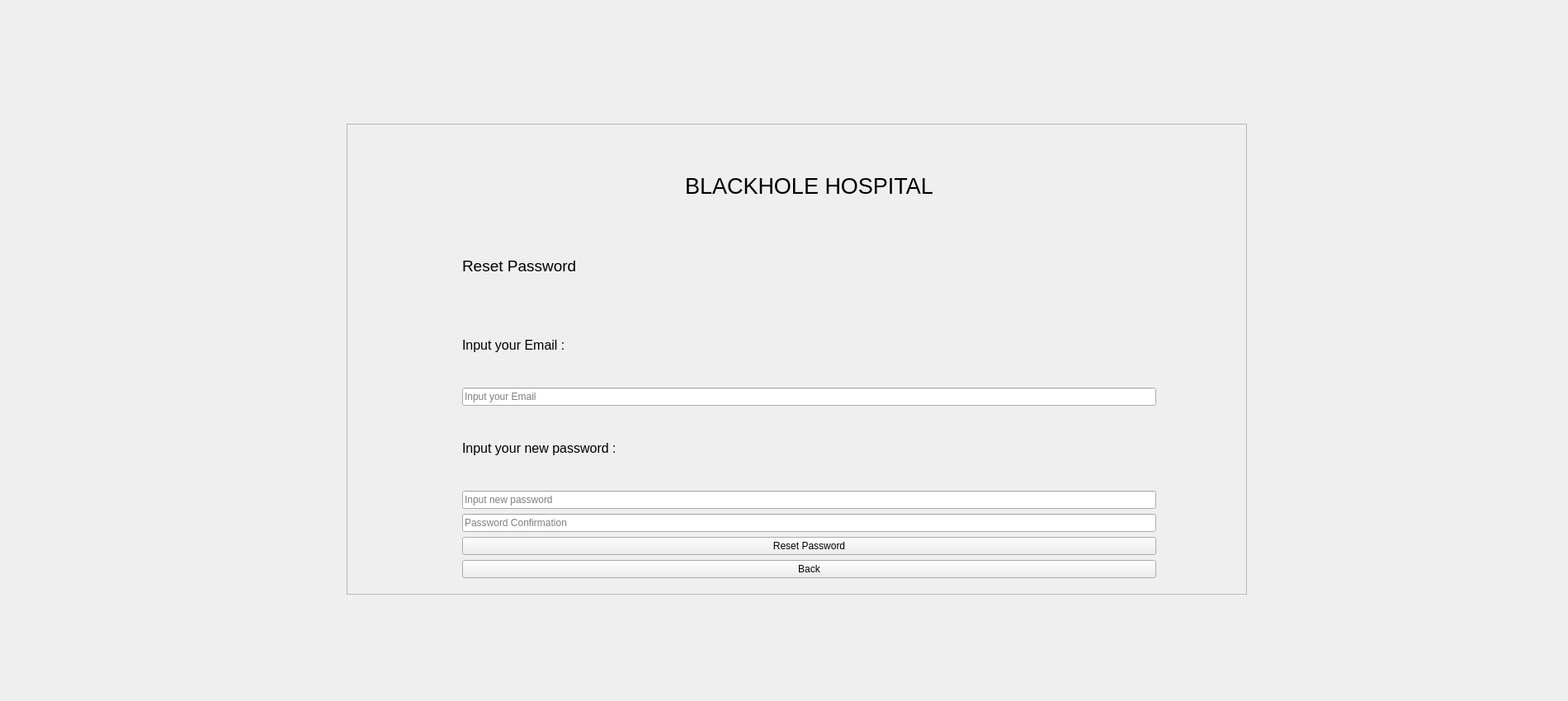
<?xml version="1.0" encoding="UTF-8"?>
<ui version="4.0">
 <class>ForgotPasswordWidget</class>
 <widget class="QWidget" name="ForgotPasswordWidget">
  <property name="geometry">
   <rect>
    <x>0</x>
    <y>0</y>
    <width>1900</width>
    <height>850</height>
   </rect>
  </property>
  <property name="windowTitle">
   <string>Form</string>
  </property>
  <widget class="QFrame" name="frame">
   <property name="geometry">
    <rect>
     <x>420</x>
     <y>150</y>
     <width>1091</width>
     <height>571</height>
    </rect>
   </property>
   <property name="frameShape">
    <enum>QFrame::StyledPanel</enum>
   </property>
   <property name="frameShadow">
    <enum>QFrame::Raised</enum>
   </property>
  </widget>
  <widget class="QWidget" name="layoutWidget">
   <property name="geometry">
    <rect>
     <x>560</x>
     <y>180</y>
     <width>841</width>
     <height>521</height>
    </rect>
   </property>
   <layout class="QGridLayout" name="gridLayout">
    <item row="0" column="0">
     <widget class="QLabel" name="labelTitle">
      <property name="text">
       <string>&lt;html&gt;&lt;head/&gt;&lt;body&gt;&lt;p&gt;&lt;span style=&quot; font-size:20pt;&quot;&gt;BLACKHOLE HOSPITAL&lt;/span&gt;&lt;/p&gt;&lt;/body&gt;&lt;/html&gt;</string>
      </property>
      <property name="textFormat">
       <enum>Qt::AutoText</enum>
      </property>
      <property name="alignment">
       <set>Qt::AlignCenter</set>
      </property>
     </widget>
    </item>
    <item row="1" column="0">
     <widget class="QLabel" name="label">
      <property name="text">
       <string>&lt;html&gt;&lt;head/&gt;&lt;body&gt;&lt;p&gt;&lt;span style=&quot; font-size:14pt;&quot;&gt;Reset Password&lt;/span&gt;&lt;/p&gt;&lt;/body&gt;&lt;/html&gt;</string>
      </property>
     </widget>
    </item>
    <item row="5" column="0">
     <widget class="QLineEdit" name="leNewPassword">
      <property name="echoMode">
       <enum>QLineEdit::NoEcho</enum>
      </property>
      <property name="placeholderText">
       <string>Input new password</string>
      </property>
     </widget>
    </item>
    <item row="3" column="0">
     <widget class="QLineEdit" name="leEmail">
      <property name="placeholderText">
       <string>Input your Email</string>
      </property>
     </widget>
    </item>
    <item row="2" column="0">
     <widget class="QLabel" name="label_2">
      <property name="text">
       <string>&lt;html&gt;&lt;head/&gt;&lt;body&gt;&lt;p&gt;&lt;span style=&quot; font-size:12pt;&quot;&gt;Input your Email :&lt;/span&gt;&lt;/p&gt;&lt;/body&gt;&lt;/html&gt;</string>
      </property>
     </widget>
    </item>
    <item row="4" column="0">
     <widget class="QLabel" name="label_3">
      <property name="text">
       <string>&lt;html&gt;&lt;head/&gt;&lt;body&gt;&lt;p&gt;&lt;span style=&quot; font-size:12pt;&quot;&gt;Input your new password :&lt;/span&gt;&lt;/p&gt;&lt;/body&gt;&lt;/html&gt;</string>
      </property>
     </widget>
    </item>
    <item row="7" column="0">
     <widget class="QPushButton" name="btnResetPassword">
      <property name="text">
       <string>Reset Password</string>
      </property>
     </widget>
    </item>
    <item row="6" column="0">
     <widget class="QLineEdit" name="leConfirmNewPassword">
      <property name="echoMode">
       <enum>QLineEdit::Password</enum>
      </property>
      <property name="placeholderText">
       <string>Password Confirmation</string>
      </property>
     </widget>
    </item>
    <item row="8" column="0">
     <widget class="QPushButton" name="btnBack">
      <property name="text">
       <string>Back</string>
      </property>
     </widget>
    </item>
   </layout>
  </widget>
 </widget>
 <resources/>
 <connections/>
</ui>
